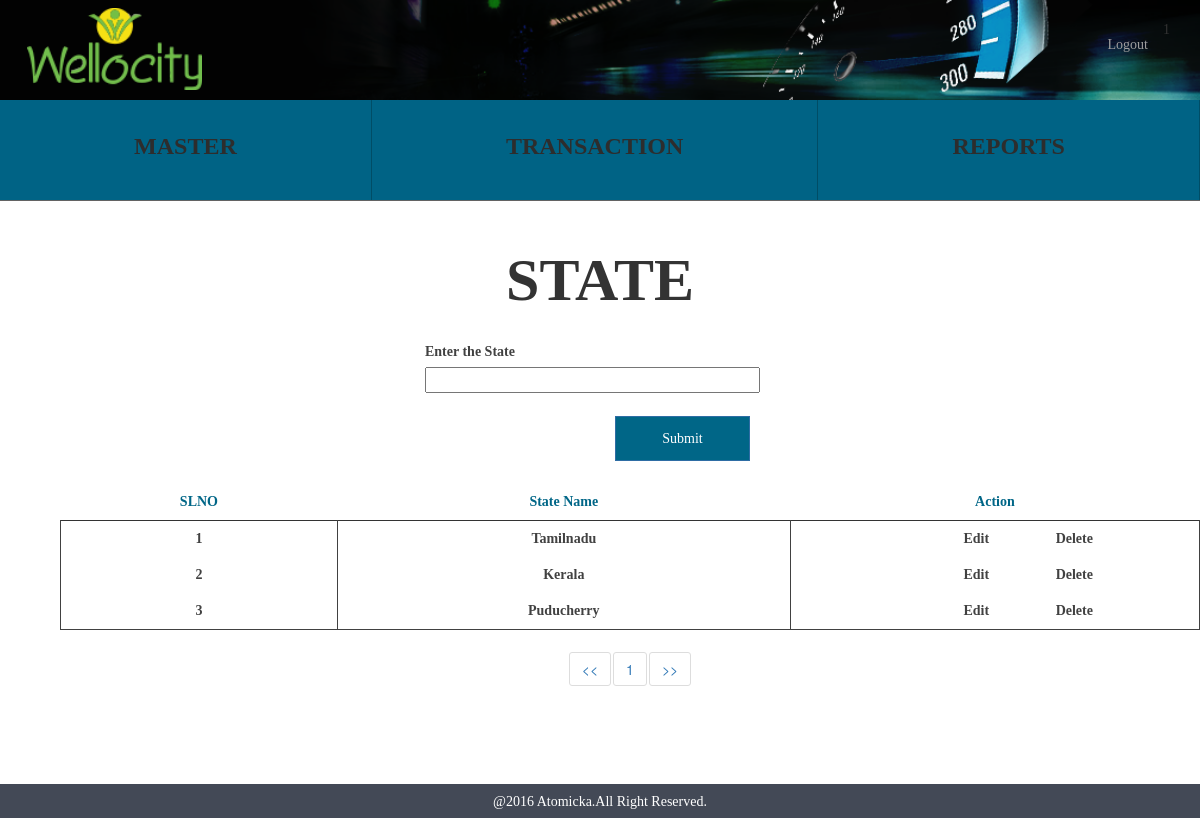
Page /state.php (signed in) on the committed database.
### tables this page shows
CREATE TABLE IF NOT EXISTS `wc_states` (
  `states_id` int(10) NOT NULL AUTO_INCREMENT,
  `states_name` varchar(150) NOT NULL,
  `states_status` tinyint(1) NOT NULL,
  `states_createddate` timestamp NOT NULL DEFAULT CURRENT_TIMESTAMP,
  PRIMARY KEY (`states_id`)
);

### functions/states_function.php (called while the page is built, shortened)
<?php
 	class statesFunction {
		public function statesSelect(){
			$res = mysql_query("select * from wc_states where states_status='1'")or die(mysql_error());
			return $res;
		}
	}
?>

### state.php (the view, shortened to what this page needs)
<?php require_once "session.php";
	  require_once 'header.php';
	  require_once 'functions/states_function.php';
	  $statesFunction = new statesFunction();
?>
		<div class="container align_center align_height">
			<span class="sports">STATE</span>
		</div>
		<div class="container align_margin">
			<div class="col-md-8">
				<div class="col-md-6"></div>
				<div class="col-md-6 align_margin">
					<form name="states_form" id="state_form">
						<div class="align_margin">
							<label>Enter the State</label><br>
							<input type="text" class="statesname" name="states_name" data-validation-error-msg="Please Enter the State" data-validation="required">
						</div>
						<input type="submit" class="btn btn-primary align_right clear add_states_act" name="states" value="Submit">
					</form>
				</div>
				<div class="container">
				  <table class="table state_table">
				    <thead>
				      <tr class="row_color">
				        <th class="align_center">SLNO</th>
				        <th class="align_center">State Name</th>
				        <th class="align_center">Action</th>
				      </tr>
				    </thead>
				    <tbody>
				     <?php
                        $query = $statesFunction->statesSelect();
                        while ($row = mysql_fetch_array($query)) {
                            ?>
                            <tr class="align_center delete_color">
						        <td class="t_states_id"><?php echo $row['states_id']; ?></td>
						        <td class="t_states_name"><?php echo $row['states_name']; ?></td>
						        <td>
						        	<span class="edit_state" onclick="editfunction(<?php echo $row['states_id'] ?>)">Edit</span>
						        	<span class="delete_state" data-value="<?php echo $row['states_id'] ?>">Delete</span>
						        </td>
					        </tr>
                     <?php } ?>
				    </tbody>
				  </table>
				</div>
			</div>
		</div>
<?php require_once "footer.php" ?>

### css/style.css (style rules this page uses)
.align_center { text-align: center; }
.align_right { float: right; }
.sports { font-size: 60px; font-weight: bold; position: relative; font-family: Montserrat; }
.statesname,.sportsname,.edit_states_name { width: 100%; }
.align_margin { margin-bottom:23px; }
.align_height { line-height: 2; }
.row_color { color: #006687; font-family: Montserrat; }
.delete_color { color: #414141; font-weight: bold; font-family: Montserrat; }
.clear { background-color: #006687 !important; color: #fff !important; height: 45px; width: 135px; border-radius: 0 !important; font-weight: bold; font-family: Montserrat; margin-right: 10px; }
.table > thead > tr > th, .table > tbody > tr > th, .table > tfoot > tr > th, .table > thead > tr > td, .table > tbody > tr > td, .table > tfoot > tr > td { border-top: 0 !important; }
.table > thead > tr > th { border-bottom: 1px !important; }
.table > tbody { border:1px solid !important; }
.table > tbody td { border:1px solid; border-bottom: 0 !important }
.table > thead { border-bottom: 1px solid; }
.table > tbody tr:last-child { border-bottom: 1px solid !important; }
.edit_state,.edit_district { cursor: pointer; }
.delete_state,.delete_district { cursor: pointer; float: right; position: relative; right: 25%; }
label { color: #414141 !important; font-family: Montserrat; }
button, input, optgroup, select, textarea { font-family: Montserrat !important; }

### rows in the picture
wc_states: states_id "1", states_name "Tamilnadu"
wc_states: states_id "2", states_name "Kerala"
wc_states: states_id "3", states_name "Puducherry"

### other values in the picture
$_SESSION['login'] "1"
